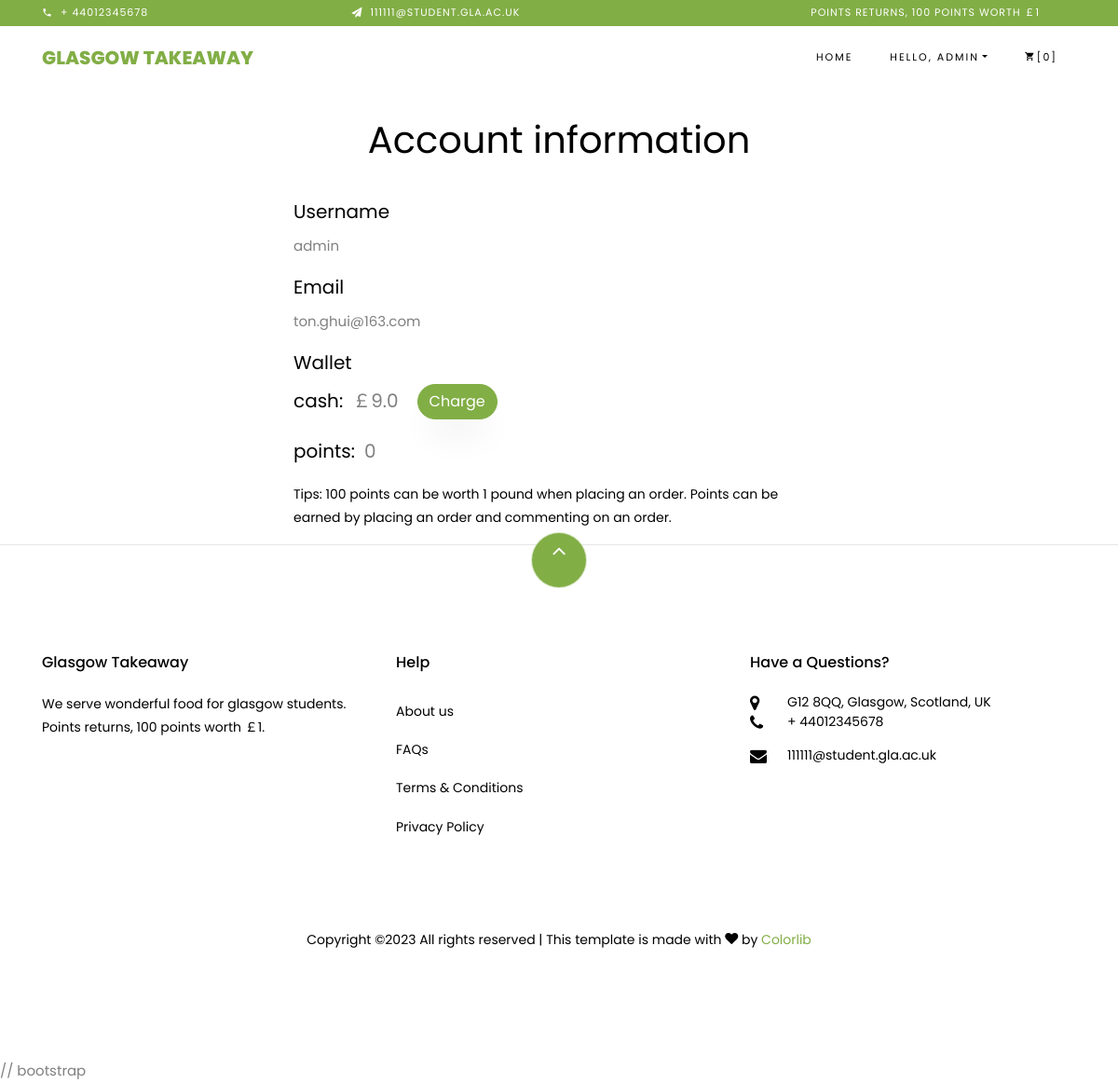
The page /takeaway/account/admin/ (signed in) on the database as committed earlier.
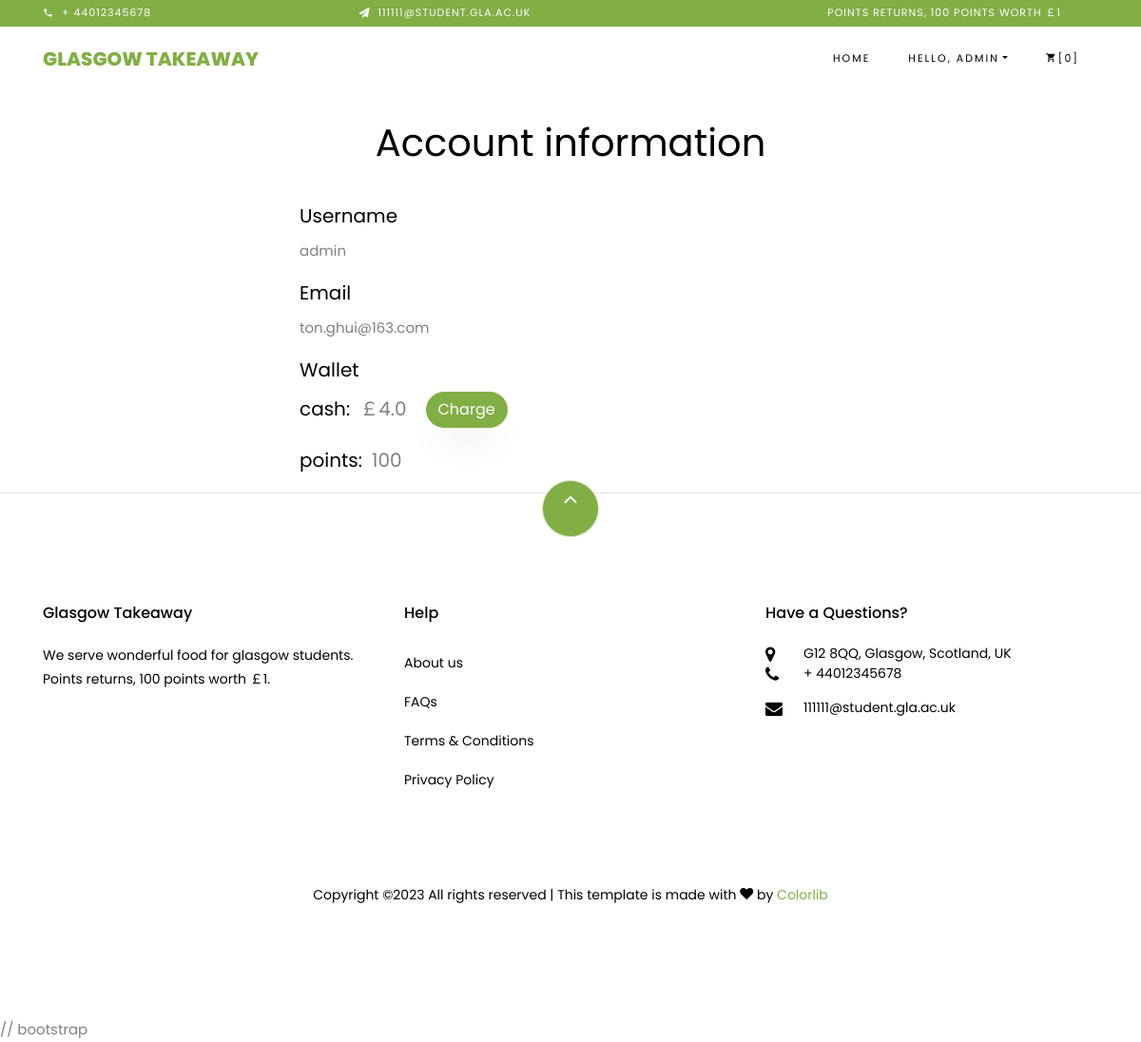
The same page on the database as committed later.
### takeaway/models.py (models this page shows, shortened)
class Wallet(models.Model):
    user = models.OneToOneField(User, on_delete=models.CASCADE)
    cash = models.FloatField(default=0)
    points = models.IntegerField(default=0)

### takeaway/views.py (the view)
# urls.py: path("account/<username>/", views.AccountView.as_view(), name="account"),
class AccountView(View):
    def get_user_details(self, username):
        print('get detials 函数进入')
        try:
            user = User.objects.get(username=username)
        except User.DoesNotExist:
            return None
        user_profile = UserProfile.objects.get_or_create(user=user)[0]
        wallet = Wallet.objects.get_or_create(user=user)[0]
        return user, user_profile, wallet
    @method_decorator(login_required)
    def get(self, request, username):
        print('get函数进入')
        try:
            (user, user_profile, wallet) = self.get_user_details(username)
        except TypeError:
            return redirect(reverse('takeaway:index'))
        context_dict = {'user': user,
                        'user_profile': user_profile,
                        'wallet': wallet,
                        }
        return render(request, 'takeaway/account.html', context_dict)

### takeaway/templatetags/takeaway_template_tags.py (called while the page is built)
@register.inclusion_tag('takeaway/header.html')
def getCartCount(user=None):
    cart_count = 0
    if user.is_authenticated:
        print("user登录了：" + user.username)
        try:
            cart = Cart.objects.get(user=user)
        except Cart.DoesNotExist:
            print("购物车发生异常")
            cart_count = 0
            return {'cart_count': cart_count,
                    'user': user}
        cart_detail_list = CartDetail.objects.filter(cart=cart)
        for cart_detail in cart_detail_list:
            cart_count += cart_detail.count
        print("购物车数量：" + str(cart_count))
    return {'cart_count': cart_count,
            'user': user}

### templates/takeaway/account.html (shortened to what this page needs)
{% extends 'takeaway/base.html' %}
{% load static %}
{% block body_block %}
    <div class="p-4">
    <div class="container" style="text-align: center;">
        <h1>Account information</h1>
    </div>
</div>
<div class="container" style="width: 600px; height: auto;">
    <h5>Username</h5>
    <p>{{ user.username }}</p>
    <h5>Email</h5>
    <p>{{ user.email }}</p>
    <h5>Wallet</h5>
    <div class="d-flex flex-row">
        <span style="font-size: 20px;margin-right: 10px;color:black;">cash:</span> <span style="font-size:20px;margin-right: 20px;" id="id_cash">￡{{ wallet.cash }}</span>
        <p class="btn btn-primary" data-toggle="modal" data-target="#chargeModal">Charge</p>
    </div>
    <p style="font-size:20px"><span style="color:black;margin-right: 10px;">points:</span>{{ wallet.points }}</p>
    {% if wallet.points == 0 %}
            <p style="font-size:14px;color:black;">Tips: 100 points can be worth 1 pound when placing an order. Points can be earned by placing an order and commenting on an order.</p>
    {% endif %}
</div>
{% endblock %}

### templates/takeaway/base.html (shortened to what this page needs)
<!DOCTYPE html>
{% load static %}
{% load takeaway_template_tags %}
<html lang="en">
<head>
    <link rel="stylesheet" href="https://cdn.jsdelivr.net/npm/bootstrap@4.2.1/dist/css/bootstrap.min.css">
    <link href="{% static 'css/star-rating.css' %}" media="all" rel="stylesheet" type="text/css"/>
    <link href="{% static 'themes/krajee-svg/theme.css' %}" media="all" rel="stylesheet" type="text/css"/>
    <link rel="stylesheet" href="{% static 'css/animate.css' %}">
    <link rel="stylesheet" href="{% static 'css/owl.carousel.min.css' %}">
    <link rel="stylesheet" href="{% static 'css/owl.theme.default.min.css' %}">
    <link rel="stylesheet" href="{% static 'css/magnific-popup.css' %}">
    <link rel="stylesheet" href="{% static 'css/aos.css' %}">
    <link rel="stylesheet" href="{% static 'css/ionicons.min.css' %}">
    <link rel="stylesheet" href="{% static 'css/flaticon.css' %}">
    <link rel="stylesheet" href="{% static 'css/icomoon.css' %}">
    <link rel="stylesheet" href="{% static 'css/style.css' %}">
</head>
<body class="goto-here">
{% getCartCount user %}
{% block body_block %}{% endblock %}
{% include 'takeaway/footer.html' %}
// bootstrap
</body>
</html>

### templates/takeaway/header.html (shortened to what this page needs)
<div class="py-1 bg-primary">
    <div class="container">
        <div class="row no-gutters d-flex align-items-start align-items-center px-md-0">
            <div class="col-lg-12 d-block">
                <div class="row d-flex">
                    <div class="col-md pr-4 d-flex topper align-items-center">
                        <div class="icon mr-2 d-flex justify-content-center align-items-center"><span
                                class="icon-phone2"></span></div>
                        <span class="text">+ 44012345678</span>
                    </div>
                    <div class="col-md pr-4 d-flex topper align-items-center">
                        <div class="icon mr-2 d-flex justify-content-center align-items-center"><span
                                class="icon-paper-plane"></span></div>
                        <span class="text">111111@student.gla.ac.uk</span>
                    </div>
                    <div class="col-md-5 pr-4 d-flex topper align-items-center text-lg-right">
                        <span class="text">Points returns, 100 points worth ￡1</span>
                    </div>
                </div>
            </div>
        </div>
    </div>
</div>
<nav class="navbar navbar-expand-lg navbar-dark ftco_navbar bg-dark ftco-navbar-light" id="ftco-navbar">
    <div class="container">
        <a class="navbar-brand" href="{% url 'takeaway:index' %}">Glasgow Takeaway</a>
        <div class="collapse navbar-collapse" id="ftco-nav">
            <ul class="navbar-nav ml-auto">
                <li class="nav-item active"><a href="{% url 'takeaway:index' %}" class="nav-link">Home</a></li>
                {% if user.is_authenticated %}
                <li class="nav-item dropdown">
                    <a class="nav-link dropdown-toggle" href="#" id="dropdown04" data-toggle="dropdown"
                       aria-haspopup="true" aria-expanded="false">Hello, {{ user.username }}</a>
                </li>
                <li class="nav-item cta cta-colored"><a href="{% url 'takeaway:cart' %}" class="nav-link" id="id_cart"><span
                        class="icon-shopping_cart"></span>[{{ cart_count }}]</a></li>
                {% else %}
                <li class="nav-item"><a href="{% url 'auth_login' %}" class="nav-link">Log in</a></li>
                <li class="nav-item"><a href="{% url 'registration_register' %}" class="nav-link">Sign up</a></li>
                {% endif %}
            </ul>
        </div>
    </div>
</nav>

### templates/takeaway/footer.html
<footer class="ftco-footer ftco-section">
    <div class="container">
        <div class="row">
            <div class="mouse">
                <a href="#" class="mouse-icon">
                    <div class="mouse-wheel"><span class="ion-ios-arrow-up"></span></div>
                </a>
            </div>
        </div>
        <div class="row mb-5">
            <div class="col-md">
                <div class="ftco-footer-widget mb-4">
                    <h2 class="ftco-heading-2">Glasgow Takeaway</h2>
                    <p>We serve wonderful food for glasgow students. Points returns, 100 points worth ￡1.</p>
                </div>
            </div>
            <div class="col-md-4">
                <div class="ftco-footer-widget mb-4">
                    <h2 class="ftco-heading-2">Help</h2>
                    <div class="d-flex">
                        <ul class="list-unstyled mr-l-5 pr-l-3 mr-4">
                            <li><a href="#" class="py-2 d-block">About us</a></li>
                            <li><a href="#" class="py-2 d-block">FAQs</a></li>
                            <li><a href="#" class="py-2 d-block">Terms &amp; Conditions</a></li>
                            <li><a href="#" class="py-2 d-block">Privacy Policy</a></li>
                        </ul>
                    </div>
                </div>
            </div>
            <div class="col-md">
                <div class="ftco-footer-widget mb-4">
                    <h2 class="ftco-heading-2">Have a Questions?</h2>
                    <div class="block-23 mb-3">
                        <ul>
                            <li><span class="icon icon-map-marker"></span><span class="text">G12 8QQ, Glasgow, Scotland, UK</span>
                            </li>
                            <li><a href="#"><span class="icon icon-phone"></span><span
                                    class="text">+ 44012345678</span></a></li>
                            <li><a href="#"><span class="icon icon-envelope"></span><span class="text">111111@student.gla.ac.uk</span></a>
                            </li>
                        </ul>
                    </div>
                </div>
            </div>
        </div>
        <div class="row">
            <div class="col-md-12 text-center">
                <p>
                    Copyright &copy;<script>document.write(new Date().getFullYear());</script>
                    All rights reserved | This template is made with <i class="icon-heart color-danger"
                                                                        aria-hidden="true"></i> by <a
                            href="https://colorlib.com" target="_blank">Colorlib</a>
                </p>
            </div>
        </div>
    </div>
</footer>

### static/css/icomoon.css (style rules this page uses)
[class^="icon-"], [class*=" icon-"] { font-family: 'icomoon' !important; speak: none; font-style: normal; font-weight: normal; font-variant: normal; text-transform: none; line-height: 1; -webkit-font-smoothing: antialiased; -moz-osx-font-smoothing: grayscale; }
.icon-heart:before { content: "\f004"; }
.icon-map-marker:before { content: "\f041"; }
.icon-phone:before { content: "\f095"; }
.icon-envelope:before { content: "\f0e0"; }
.icon-paper-plane:before { content: "\f1d8"; }
.icon-phone2:before { content: "\e0cd"; }
.icon-shopping_cart:before { content: "\e8cc"; }

Rows that differ between the two databases and show on the page:
changed Wallet: cash "9.0" → "4.0"; points "0" → "100"
Other text that changed with them:
text no longer shown: "Tips: 100 points can be worth 1 pound when placing an order. Points can be earned by placing an order and commenting on an order."
